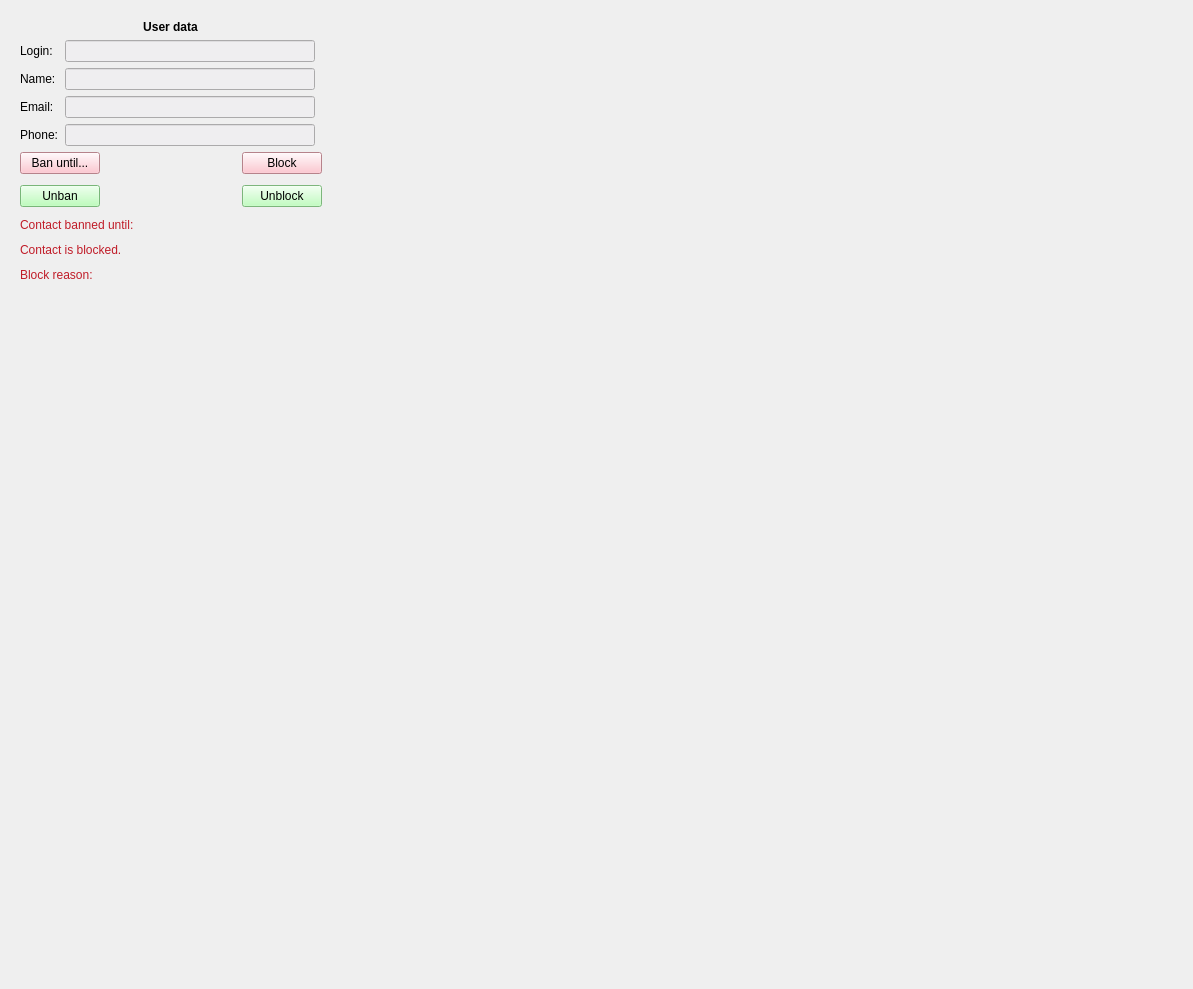
<?xml version="1.0" encoding="UTF-8"?>
<ui version="4.0">
 <class>ScreenUserData</class>
 <widget class="QWidget" name="ScreenUserData">
  <property name="geometry">
   <rect>
    <x>0</x>
    <y>0</y>
    <width>1193</width>
    <height>989</height>
   </rect>
  </property>
  <property name="sizePolicy">
   <sizepolicy hsizetype="Expanding" vsizetype="Expanding">
    <horstretch>0</horstretch>
    <verstretch>0</verstretch>
   </sizepolicy>
  </property>
  <property name="windowTitle">
   <string>Form</string>
  </property>
  <layout class="QHBoxLayout" name="horizontalLayout_3" stretch="0,0,0">
   <item>
    <widget class="QWidget" name="widget" native="true">
     <property name="sizePolicy">
      <sizepolicy hsizetype="Fixed" vsizetype="Preferred">
       <horstretch>0</horstretch>
       <verstretch>0</verstretch>
      </sizepolicy>
     </property>
     <property name="minimumSize">
      <size>
       <width>320</width>
       <height>0</height>
      </size>
     </property>
     <layout class="QVBoxLayout" name="verticalLayout">
      <item>
       <layout class="QHBoxLayout" name="saveCancelHorizontalLayout">
        <item>
         <widget class="QLabel" name="changePasswordLabel_2">
          <property name="sizePolicy">
           <sizepolicy hsizetype="Fixed" vsizetype="Preferred">
            <horstretch>0</horstretch>
            <verstretch>0</verstretch>
           </sizepolicy>
          </property>
          <property name="font">
           <font>
            <bold>true</bold>
           </font>
          </property>
          <property name="text">
           <string>User data</string>
          </property>
          <property name="alignment">
           <set>Qt::AlignmentFlag::AlignCenter</set>
          </property>
         </widget>
        </item>
       </layout>
      </item>
      <item>
       <layout class="QFormLayout" name="formLayout_3">
        <item row="0" column="0">
         <widget class="QLabel" name="label">
          <property name="text">
           <string>Login:</string>
          </property>
         </widget>
        </item>
        <item row="0" column="1">
         <widget class="QLineEdit" name="loginLineEdit">
          <property name="enabled">
           <bool>true</bool>
          </property>
          <property name="sizePolicy">
           <sizepolicy hsizetype="Fixed" vsizetype="Fixed">
            <horstretch>0</horstretch>
            <verstretch>0</verstretch>
           </sizepolicy>
          </property>
          <property name="minimumSize">
           <size>
            <width>250</width>
            <height>0</height>
           </size>
          </property>
          <property name="autoFillBackground">
           <bool>false</bool>
          </property>
          <property name="styleSheet">
           <string notr="true">background-color: rgb(239, 238, 240);
border-color: rgb(0, 0, 0);</string>
          </property>
          <property name="readOnly">
           <bool>true</bool>
          </property>
         </widget>
        </item>
        <item row="1" column="0">
         <widget class="QLabel" name="label_2">
          <property name="text">
           <string>Name:</string>
          </property>
         </widget>
        </item>
        <item row="1" column="1">
         <widget class="QLineEdit" name="nameLineEdit">
          <property name="enabled">
           <bool>true</bool>
          </property>
          <property name="sizePolicy">
           <sizepolicy hsizetype="Fixed" vsizetype="Fixed">
            <horstretch>0</horstretch>
            <verstretch>0</verstretch>
           </sizepolicy>
          </property>
          <property name="minimumSize">
           <size>
            <width>250</width>
            <height>0</height>
           </size>
          </property>
          <property name="styleSheet">
           <string notr="true">background-color: rgb(239, 238, 240);
border-color: rgb(0, 0, 0);</string>
          </property>
          <property name="readOnly">
           <bool>true</bool>
          </property>
         </widget>
        </item>
        <item row="2" column="0">
         <widget class="QLabel" name="label_4">
          <property name="text">
           <string>Email:</string>
          </property>
         </widget>
        </item>
        <item row="2" column="1">
         <widget class="QLineEdit" name="emailLineEdit">
          <property name="enabled">
           <bool>true</bool>
          </property>
          <property name="sizePolicy">
           <sizepolicy hsizetype="Fixed" vsizetype="Fixed">
            <horstretch>0</horstretch>
            <verstretch>0</verstretch>
           </sizepolicy>
          </property>
          <property name="minimumSize">
           <size>
            <width>250</width>
            <height>0</height>
           </size>
          </property>
          <property name="toolTip">
           <string/>
          </property>
          <property name="styleSheet">
           <string notr="true">background-color: rgb(239, 238, 240);
border-color: rgb(0, 0, 0);</string>
          </property>
          <property name="readOnly">
           <bool>true</bool>
          </property>
         </widget>
        </item>
        <item row="3" column="0">
         <widget class="QLabel" name="label_3">
          <property name="text">
           <string>Phone:</string>
          </property>
         </widget>
        </item>
        <item row="3" column="1">
         <widget class="QLineEdit" name="phoneLineEdit">
          <property name="enabled">
           <bool>true</bool>
          </property>
          <property name="sizePolicy">
           <sizepolicy hsizetype="Fixed" vsizetype="Fixed">
            <horstretch>0</horstretch>
            <verstretch>0</verstretch>
           </sizepolicy>
          </property>
          <property name="minimumSize">
           <size>
            <width>250</width>
            <height>0</height>
           </size>
          </property>
          <property name="styleSheet">
           <string notr="true">background-color: rgb(239, 238, 240);
border-color: rgb(0, 0, 0);</string>
          </property>
          <property name="readOnly">
           <bool>true</bool>
          </property>
         </widget>
        </item>
       </layout>
      </item>
      <item>
       <layout class="QHBoxLayout" name="horizontalLayout_2">
        <item>
         <widget class="QPushButton" name="banPushButton">
          <property name="sizePolicy">
           <sizepolicy hsizetype="Fixed" vsizetype="Fixed">
            <horstretch>0</horstretch>
            <verstretch>0</verstretch>
           </sizepolicy>
          </property>
          <property name="styleSheet">
           <string notr="true">background-color: rgb(255, 183, 195);</string>
          </property>
          <property name="text">
           <string>Ban until...</string>
          </property>
         </widget>
        </item>
        <item>
         <spacer name="horizontalSpacer_6">
          <property name="orientation">
           <enum>Qt::Orientation::Horizontal</enum>
          </property>
          <property name="sizeHint" stdset="0">
           <size>
            <width>18</width>
            <height>20</height>
           </size>
          </property>
         </spacer>
        </item>
        <item>
         <widget class="QPushButton" name="blockPushButton">
          <property name="sizePolicy">
           <sizepolicy hsizetype="Fixed" vsizetype="Fixed">
            <horstretch>0</horstretch>
            <verstretch>0</verstretch>
           </sizepolicy>
          </property>
          <property name="styleSheet">
           <string notr="true">background-color: rgb(255, 183, 195);</string>
          </property>
          <property name="text">
           <string>Block</string>
          </property>
         </widget>
        </item>
       </layout>
      </item>
      <item>
       <spacer name="verticalSpacer_6">
        <property name="orientation">
         <enum>Qt::Orientation::Vertical</enum>
        </property>
        <property name="sizeType">
         <enum>QSizePolicy::Policy::Fixed</enum>
        </property>
        <property name="sizeHint" stdset="0">
         <size>
          <width>20</width>
          <height>5</height>
         </size>
        </property>
       </spacer>
      </item>
      <item>
       <layout class="QHBoxLayout" name="horizontalLayout">
        <item>
         <widget class="QPushButton" name="unBunPushButton">
          <property name="sizePolicy">
           <sizepolicy hsizetype="Fixed" vsizetype="Fixed">
            <horstretch>0</horstretch>
            <verstretch>0</verstretch>
           </sizepolicy>
          </property>
          <property name="styleSheet">
           <string notr="true">background-color: rgb(170, 255, 169);</string>
          </property>
          <property name="text">
           <string>Unban</string>
          </property>
         </widget>
        </item>
        <item>
         <spacer name="horizontalSpacer_2">
          <property name="orientation">
           <enum>Qt::Orientation::Horizontal</enum>
          </property>
          <property name="sizeHint" stdset="0">
           <size>
            <width>40</width>
            <height>20</height>
           </size>
          </property>
         </spacer>
        </item>
        <item>
         <widget class="QPushButton" name="unblockPushButton">
          <property name="sizePolicy">
           <sizepolicy hsizetype="Fixed" vsizetype="Fixed">
            <horstretch>0</horstretch>
            <verstretch>0</verstretch>
           </sizepolicy>
          </property>
          <property name="styleSheet">
           <string notr="true">background-color: rgb(175, 255, 174);</string>
          </property>
          <property name="text">
           <string>Unblock</string>
          </property>
         </widget>
        </item>
       </layout>
      </item>
      <item>
       <spacer name="verticalSpacer_2">
        <property name="orientation">
         <enum>Qt::Orientation::Vertical</enum>
        </property>
        <property name="sizeType">
         <enum>QSizePolicy::Policy::Fixed</enum>
        </property>
        <property name="sizeHint" stdset="0">
         <size>
          <width>20</width>
          <height>5</height>
         </size>
        </property>
       </spacer>
      </item>
      <item>
       <widget class="QLabel" name="bunnedToDateUserLabel">
        <property name="styleSheet">
         <string notr="true">color: rgb(192, 28, 40);</string>
        </property>
        <property name="text">
         <string>Contact banned until:</string>
        </property>
       </widget>
      </item>
      <item>
       <spacer name="verticalSpacer">
        <property name="orientation">
         <enum>Qt::Orientation::Vertical</enum>
        </property>
        <property name="sizeType">
         <enum>QSizePolicy::Policy::Fixed</enum>
        </property>
        <property name="sizeHint" stdset="0">
         <size>
          <width>20</width>
          <height>5</height>
         </size>
        </property>
       </spacer>
      </item>
      <item>
       <widget class="QLabel" name="blockedUserLabel">
        <property name="styleSheet">
         <string notr="true">color: rgb(192, 28, 40);</string>
        </property>
        <property name="text">
         <string>Contact is blocked.</string>
        </property>
       </widget>
      </item>
      <item>
       <spacer name="verticalSpacer_5">
        <property name="orientation">
         <enum>Qt::Orientation::Vertical</enum>
        </property>
        <property name="sizeType">
         <enum>QSizePolicy::Policy::Fixed</enum>
        </property>
        <property name="sizeHint" stdset="0">
         <size>
          <width>20</width>
          <height>5</height>
         </size>
        </property>
       </spacer>
      </item>
      <item>
       <widget class="QLabel" name="reasonDisableabel">
        <property name="styleSheet">
         <string notr="true">color: rgb(192, 28, 40);</string>
        </property>
        <property name="text">
         <string>Block reason:</string>
        </property>
       </widget>
      </item>
      <item>
       <spacer name="verticalSpacer_9">
        <property name="orientation">
         <enum>Qt::Orientation::Vertical</enum>
        </property>
        <property name="sizeType">
         <enum>QSizePolicy::Policy::Fixed</enum>
        </property>
        <property name="sizeHint" stdset="0">
         <size>
          <width>20</width>
          <height>5</height>
         </size>
        </property>
       </spacer>
      </item>
      <item>
       <widget class="ScreenNewChatParticipants" name="ScreenNewChatParticipantsWidget" native="true">
        <property name="sizePolicy">
         <sizepolicy hsizetype="Minimum" vsizetype="Fixed">
          <horstretch>0</horstretch>
          <verstretch>0</verstretch>
         </sizepolicy>
        </property>
        <property name="minimumSize">
         <size>
          <width>0</width>
          <height>450</height>
         </size>
        </property>
        <property name="maximumSize">
         <size>
          <width>16777215</width>
          <height>16777215</height>
         </size>
        </property>
       </widget>
      </item>
      <item>
       <spacer name="verticalSpacer_11">
        <property name="orientation">
         <enum>Qt::Orientation::Vertical</enum>
        </property>
        <property name="sizeHint" stdset="0">
         <size>
          <width>20</width>
          <height>78</height>
         </size>
        </property>
       </spacer>
      </item>
     </layout>
    </widget>
   </item>
   <item>
    <widget class="ScreenChatList" name="ScreenUserDataChatsListWidget" native="true">
     <property name="sizePolicy">
      <sizepolicy hsizetype="Fixed" vsizetype="Expanding">
       <horstretch>0</horstretch>
       <verstretch>0</verstretch>
      </sizepolicy>
     </property>
     <property name="minimumSize">
      <size>
       <width>320</width>
       <height>0</height>
      </size>
     </property>
     <property name="maximumSize">
      <size>
       <width>320</width>
       <height>16777215</height>
      </size>
     </property>
    </widget>
   </item>
   <item>
    <widget class="ScreenChatting" name="ScreenUserDataMessagesListWidget" native="true">
     <property name="sizePolicy">
      <sizepolicy hsizetype="Expanding" vsizetype="Expanding">
       <horstretch>0</horstretch>
       <verstretch>0</verstretch>
      </sizepolicy>
     </property>
    </widget>
   </item>
  </layout>
 </widget>
 <customwidgets>
  <customwidget>
   <class>ScreenChatList</class>
   <extends>QWidget</extends>
   <header>screen_chat_list.h</header>
   <container>1</container>
  </customwidget>
  <customwidget>
   <class>ScreenChatting</class>
   <extends>QWidget</extends>
   <header>screen_chatting.h</header>
   <container>1</container>
  </customwidget>
  <customwidget>
   <class>ScreenNewChatParticipants</class>
   <extends>QWidget</extends>
   <header>screen_new_chat_participants.h</header>
   <container>1</container>
  </customwidget>
 </customwidgets>
 <resources/>
 <connections/>
</ui>
